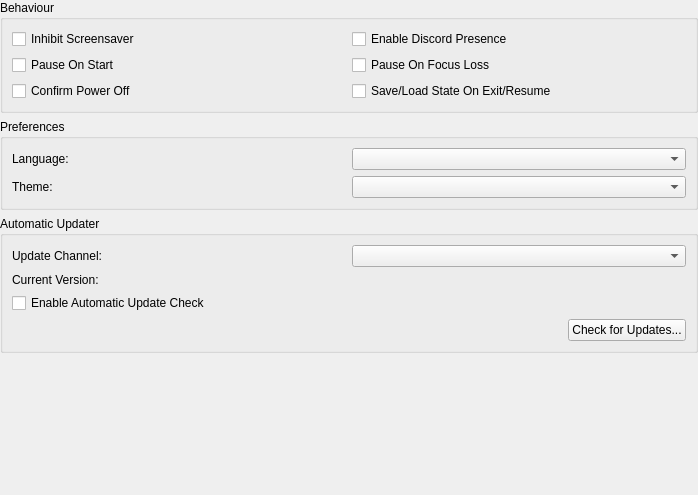
<?xml version="1.0" encoding="UTF-8"?>
<ui version="4.0">
 <class>InterfaceSettingsWidget</class>
 <widget class="QWidget" name="InterfaceSettingsWidget">
  <property name="geometry">
   <rect>
    <x>0</x>
    <y>0</y>
    <width>698</width>
    <height>495</height>
   </rect>
  </property>
  <property name="windowTitle">
   <string>Form</string>
  </property>
  <layout class="QVBoxLayout" name="verticalLayout">
   <property name="leftMargin">
    <number>0</number>
   </property>
   <property name="topMargin">
    <number>0</number>
   </property>
   <property name="rightMargin">
    <number>0</number>
   </property>
   <property name="bottomMargin">
    <number>0</number>
   </property>
   <item>
    <widget class="QGroupBox" name="groupBox_4">
     <property name="title">
      <string>Behaviour</string>
     </property>
     <layout class="QGridLayout" name="formLayout_4">
      <item row="0" column="0">
       <widget class="QCheckBox" name="inhibitScreensaver">
        <property name="text">
         <string>Inhibit Screensaver</string>
        </property>
       </widget>
      </item>
      <item row="0" column="1">
       <widget class="QCheckBox" name="discordPresence">
        <property name="text">
         <string>Enable Discord Presence</string>
        </property>
       </widget>
      </item>
      <item row="2" column="0">
       <widget class="QCheckBox" name="pauseOnStart">
        <property name="text">
         <string>Pause On Start</string>
        </property>
       </widget>
      </item>
      <item row="2" column="1">
       <widget class="QCheckBox" name="pauseOnFocusLoss">
        <property name="text">
         <string>Pause On Focus Loss</string>
        </property>
       </widget>
      </item>
      <item row="3" column="0">
       <widget class="QCheckBox" name="confirmPowerOff">
        <property name="text">
         <string>Confirm Power Off</string>
        </property>
       </widget>
      </item>
      <item row="3" column="1">
       <widget class="QCheckBox" name="saveStateOnExit">
        <property name="text">
         <string>Save/Load State On Exit/Resume</string>
        </property>
       </widget>
      </item>       
     </layout>
    </widget>
   </item>
   <item>
    <widget class="QGroupBox" name="groupBox">
     <property name="title">
      <string>Preferences</string>
     </property>
     <layout class="QGridLayout" name="gridLayout">
      <item row="0" column="0">
       <widget class="QLabel" name="label">
        <property name="text">
         <string>Language:</string>
        </property>
       </widget>
      </item>
      <item row="0" column="1">
       <widget class="QComboBox" name="language"/>
      </item>
      <item row="1" column="0">
       <widget class="QLabel" name="label_2">
        <property name="text">
         <string>Theme:</string>
        </property>
       </widget>
      </item>
      <item row="1" column="1">
       <widget class="QComboBox" name="theme"/>
      </item>
     </layout>
    </widget>
   </item>
   <item>
    <widget class="QGroupBox" name="automaticUpdaterGroup">
     <property name="title">
      <string>Automatic Updater</string>
     </property>
     <layout class="QGridLayout" name="gridLayout_2">
      <item row="0" column="0">
       <widget class="QLabel" name="label_4">
        <property name="text">
         <string>Update Channel:</string>
        </property>
       </widget>
      </item>
      <item row="0" column="1">
       <widget class="QComboBox" name="autoUpdateTag"/>
      </item>
      <item row="1" column="0">
       <widget class="QLabel" name="label_5">
        <property name="text">
         <string>Current Version:</string>
        </property>
       </widget>
      </item>
      <item row="1" column="1">
       <widget class="QLabel" name="autoUpdateCurrentVersion">
        <property name="text">
         <string/>
        </property>
       </widget>
      </item>
      <item row="2" column="0" colspan="2">
       <widget class="QCheckBox" name="autoUpdateEnabled">
        <property name="text">
         <string>Enable Automatic Update Check</string>
        </property>
       </widget>
      </item>
      <item row="3" column="0" colspan="2">
       <layout class="QHBoxLayout" name="horizontalLayout_2">
        <item>
         <spacer name="horizontalSpacer">
          <property name="orientation">
           <enum>Qt::Horizontal</enum>
          </property>
          <property name="sizeHint" stdset="0">
           <size>
            <width>40</width>
            <height>20</height>
           </size>
          </property>
         </spacer>
        </item>
        <item>
         <widget class="QPushButton" name="checkForUpdates">
          <property name="text">
           <string>Check for Updates...</string>
          </property>
         </widget>
        </item>
       </layout>
      </item>
     </layout>
    </widget>
   </item>
   <item>
    <spacer name="verticalSpacer">
     <property name="orientation">
      <enum>Qt::Vertical</enum>
     </property>
     <property name="sizeHint" stdset="0">
      <size>
       <width>20</width>
       <height>40</height>
      </size>
     </property>
    </spacer>
   </item>
  </layout>
 </widget>
 <resources>
  <include location="../resources/resources.qrc"/>
 </resources>
 <connections/>
</ui>
